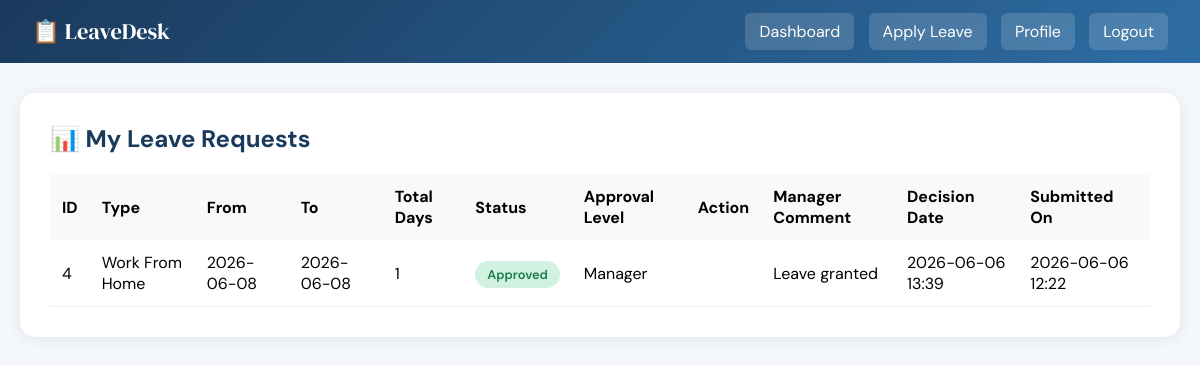
/my_requests (signed in), run on the app's committed database.
### tables this page shows
CREATE TABLE leave_requests (
            id INTEGER PRIMARY KEY AUTOINCREMENT,
            employee_id INTEGER NOT NULL,
            leave_type TEXT NOT NULL,
            start_date TEXT NOT NULL,
            end_date TEXT NOT NULL,
            total_days INTEGER DEFAULT 0,
            reason TEXT NOT NULL,
            status TEXT DEFAULT 'Pending',
            manager_comment TEXT DEFAULT '',
            decision_date TEXT DEFAULT '',
            submitted_on TEXT NOT NULL,
            approved_by INTEGER,
            approval_level TEXT,
            FOREIGN KEY(employee_id) REFERENCES users(id)
        );

### app.py (the view)
@app.route("/my_requests")
def my_requests():
    if "user_id" not in session:
        return redirect(url_for("login"))
    conn = get_db()
    requests = conn.execute(
        """
        SELECT *
        FROM leave_requests
        WHERE employee_id=?
        ORDER BY submitted_on DESC
        """,
        (session["user_id"],)
    ).fetchall()
    conn.close()
    return render_template(
        "my_requests.html",
        requests=requests
    )

### app.py (called while the page is built)
def get_db():
    conn = sqlite3.connect(DB_PATH)
    conn.row_factory = sqlite3.Row
    return conn

### templates/my_requests.html (shortened to what this page needs)
<!DOCTYPE html>
<html lang="en">
<head>
</head>
<body>
<nav>
<div class="brand">📋 LeaveDesk</div>
<div>
<a href="{{ url_for('employee_dashboard') }}">Dashboard</a> <a href="{{ url_for('apply_leave') }}">Apply Leave</a> <a href="{{ url_for('profile') }}">Profile</a> <a href="{{ url_for('logout') }}">Logout</a>
</div>
</nav>
<div class="container">
<div class="card">
<h2>📊 My Leave Requests</h2>
{% if requests %}
<div class="table-container">
<table>
<thead>
<tr>
<th>ID</th>
<th>Type</th>
<th>From</th>
<th>To</th>
<th>Total Days</th>
<th>Status</th>
<th>Approval Level</th>
<th>Action</th>
<th>Manager Comment</th>
<th>Decision Date</th>
<th>Submitted On</th>
</tr>
</thead>
<tbody>
{% for r in requests %}
<tr>
<td>{{ r.id }}</td>
<td>{{ r.leave_type }}</td>
<td>{{ r.start_date }}</td>
<td>{{ r.end_date }}</td>
<td>{{ r.total_days }}</td>
<td>
<span class="badge {{ r.status }}">
{{ r.status }}
</span>
</td>
<td>{{ r.approval_level|title }}</td>
<td>
</td>
<td>
{{ r.manager_comment if r.manager_comment else "-" }}
</td>
<td>
{{ r.decision_date if r.decision_date else "-" }}
</td>
<td>
{{ r.submitted_on }}
</td>
</tr>
{% endfor %}
</tbody>
</table>
</div>
{% else %}
<p>No leave requests found.</p>
{% endif %}
</div>
</div>
</body>
</html>

### templates/my_requests.html (style rules this page uses)
* { margin:0; padding:0; box-sizing:border-box; }
body { font-family:'DM Sans',sans-serif; background:#f4f7fb; }
nav { background:linear-gradient(135deg,#1a3a5c,#2e6da4); color:white; padding:16px 32px; display:flex; justify-content:space-between; align-items:center; }
.brand { font-family:'DM Serif Display',serif; font-size:1.4rem; }
nav a { color:white; text-decoration:none; background:rgba(255,255,255,0.15); padding:8px 14px; border-radius:6px; margin-left:10px; }
.container { max-width:1200px; margin:30px auto; padding:0 20px; }
.card { background:white; border-radius:15px; padding:30px; box-shadow:0 2px 15px rgba(0,0,0,0.08); }
.card h2 { color:#1a3a5c; margin-bottom:20px; }
.table-container { overflow-x:auto; }
table { width:100%; border-collapse:collapse; }
th { background:#f7f9fb; padding:12px; text-align:left; }
td { padding:12px; border-bottom:1px solid #eee; }
.badge { padding:5px 12px; border-radius:20px; font-size:0.8rem; font-weight:600; }
.Approved { background:#d1f2e1; color:#1a7a4a; }

### data on the page
leave_requests: id "4", leave_type "Work From Home", start_date "2026-06-08", end_date "2026-06-08", total_days "1", status "Approved", approval_level "Manager", manager_comment "Leave granted", decision_date "2026-06-06 13:39", submitted_on "2026-06-06 12:22"
